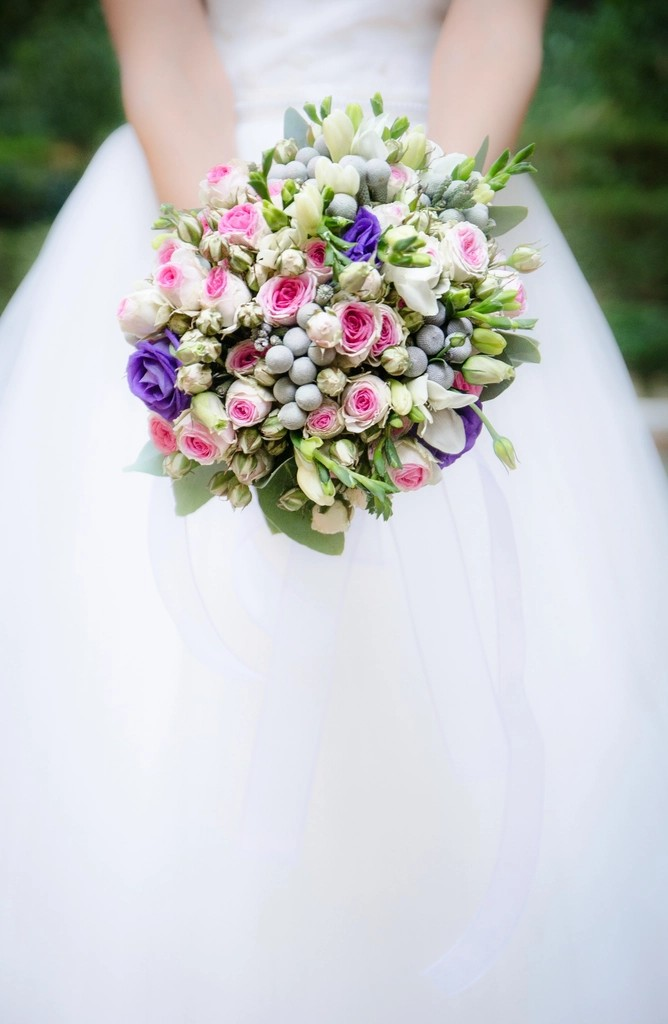
#> input picture svatebni_uces/foto/kytice.jpg, 668 x 1024 px; its folder holds 4 pictures in this run
$ python crop.py
#> lines starting #> are read from the running program, lines starting #| are printed output that depends on the picture
# Ořízne fotky na poměr stran rámečků v prezentaci
import json, os
from PIL import Image
D = os.path.dirname(os.path.abspath(__file__))
specs = {  # nazev: (sirka, vyska v palcich, fokus x, fokus y)
  "kytice":       (4.5, 5.625, 0.5, 0.45),
  "saty":         (2.0, 3.7, 0.5, 0.4),
  "titul":        (2.0, 3.7, 0.45, 0.5),
  "vlasy":        (4.0, 3.7, 0.45, 0.5),
  "navrh_zezadu": (2.6, 3.3, 0.5, 0.5),
  "navrh_zboku":  (2.6, 3.3, 0.45, 0.5),
  "kulma":        (2.2, 1.5, 0.6, 0.5),
  "vlasenky":     (2.2, 1.5, 0.5, 0.5),
  "cop":          (2.6, 3.7, 0.5, 0.5),
  "spona":        (2.85, 1.55, 0.5, 0.5),
  "kvetiny":      (2.85, 1.55, 0.45, 0.4),
  "zavoj":        (2.85, 1.55, 0.6, 0.35),
  "vysledek":     (2.95, 3.35, 0.5, 0.5),
  "dekuji":       (4.5, 5.625, 0.45, 0.5),
}
src = {"vysledek": "navrh_zezadu", "dekuji": "navrh_zboku"}
os.makedirs(f"{D}/foto/orez", exist_ok=True)
for n, (w, h, fx, fy) in specs.items():
    im = Image.open(f"{D}/foto/{src.get(n, n)}.jpg").convert("RGB")
#> im is the input picture: PIL image 668x1024 RGB; mean R, G, B 197.2, 198.6, 197.8
    W, H = im.size; r = w / h
#> after `W, H = im.size`: W = 668; H = 1024
    if W / H > r: cw, ch = int(H * r), H
    else: cw, ch = W, int(W / r)
#> cw = 668; ch = 835
    x = min(max(int(fx * W - cw / 2), 0), W - cw); y = min(max(int(fy * H - ch / 2), 0), H - ch)
#> after `x = min(max(int(fx * W - cw / 2), 0), W - cw)`: x = 0
#> after `y = min(max(int(fy * H - ch / 2), 0), H - ch)`: y = 43
    im.crop((x, y, x + cw, y + ch)).save(f"{D}/foto/orez/{n}.jpg", quality=92)
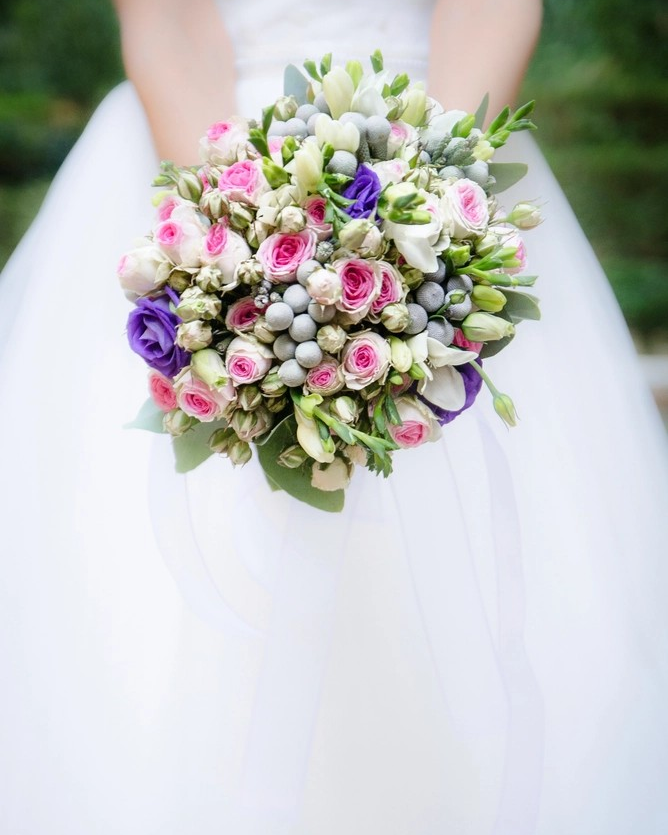
#> saved as kytice.jpg: PIL image 668x835 RGB; mean R, G, B 196.3, 197.2, 194.8
    print(n, cw, ch)
#| kytice 668 835
#> (the run stopped early here; a loop or call above may not have finished)
